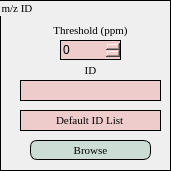
   <widget class="QGroupBox" name="uipanel1_2">
    <property name="geometry">
     <rect>
      <x>20</x>
      <y>760</y>
      <width>171</width>
      <height>171</height>
     </rect>
    </property>
    <property name="font">
     <font>
      <family>Times New Roman</family>
      <pointsize>8</pointsize>
      <weight>50</weight>
      <italic>false</italic>
      <bold>false</bold>
     </font>
    </property>
    <property name="styleSheet">
     <string notr="true">border: 1px solid black;</string>
    </property>
    <property name="title">
     <string>m/z ID</string>
    </property>
    <widget class="QLabel" name="text3_2">
     <property name="geometry">
      <rect>
       <x>30</x>
       <y>20</y>
       <width>121</width>
       <height>20</height>
      </rect>
     </property>
     <property name="font">
      <font>
       <family>Times New Roman</family>
       <pointsize>8</pointsize>
       <weight>50</weight>
       <italic>false</italic>
       <bold>false</bold>
      </font>
     </property>
     <property name="styleSheet">
      <string notr="true">border: None;background: transparent</string>
     </property>
     <property name="text">
      <string>Threshold (ppm)</string>
     </property>
     <property name="alignment">
      <set>Qt::AlignCenter</set>
     </property>
    </widget>
    <widget class="QLabel" name="text4_2">
     <property name="geometry">
      <rect>
       <x>30</x>
       <y>60</y>
       <width>121</width>
       <height>20</height>
      </rect>
     </property>
     <property name="font">
      <font>
       <family>Times New Roman</family>
       <pointsize>8</pointsize>
       <weight>50</weight>
       <italic>false</italic>
       <bold>false</bold>
      </font>
     </property>
     <property name="styleSheet">
      <string notr="true">border: None;background:transparent</string>
     </property>
     <property name="text">
      <string>ID</string>
     </property>
     <property name="alignment">
      <set>Qt::AlignCenter</set>
     </property>
    </widget>
    <widget class="QLineEdit" name="ID_Output_Box">
     <property name="geometry">
      <rect>
       <x>20</x>
       <y>80</y>
       <width>141</width>
       <height>21</height>
      </rect>
     </property>
     <property name="font">
      <font>
       <family>Times New Roman</family>
       <pointsize>8</pointsize>
       <weight>50</weight>
       <italic>false</italic>
       <bold>false</bold>
      </font>
     </property>
     <property name="styleSheet">
      <string notr="true">background-color: rgb(238, 204, 204);</string>
     </property>
     <property name="alignment">
      <set>Qt::AlignCenter</set>
     </property>
    </widget>
    <widget class="QPushButton" name="find_IDlist">
     <property name="geometry">
      <rect>
       <x>30</x>
       <y>140</y>
       <width>121</width>
       <height>20</height>
      </rect>
     </property>
     <property name="font">
      <font>
       <family>Times New Roman</family>
       <pointsize>8</pointsize>
       <weight>50</weight>
       <italic>false</italic>
       <bold>false</bold>
      </font>
     </property>
     <property name="styleSheet">
      <string notr="true">background-color: rgb(204, 221, 214);border-radius:7px;</string>
     </property>
     <property name="text">
      <string>Browse</string>
     </property>
    </widget>
    <widget class="QLineEdit" name="IDlist_name">
     <property name="geometry">
      <rect>
       <x>20</x>
       <y>110</y>
       <width>141</width>
       <height>21</height>
      </rect>
     </property>
     <property name="font">
      <font>
       <family>Times New Roman</family>
       <pointsize>8</pointsize>
       <weight>50</weight>
       <italic>false</italic>
       <bold>false</bold>
      </font>
     </property>
     <property name="styleSheet">
      <string notr="true">background-color: rgb(238, 204, 204);</string>
     </property>
     <property name="text">
      <string>Default ID List</string>
     </property>
     <property name="alignment">
      <set>Qt::AlignCenter</set>
     </property>
    </widget>
    <widget class="QSpinBox" name="pick_IDthreshold">
     <property name="geometry">
      <rect>
       <x>60</x>
       <y>40</y>
       <width>61</width>
       <height>20</height>
      </rect>
     </property>
     <property name="styleSheet">
      <string notr="true">background-color: rgb(238, 204, 204);</string>
     </property>
    </widget>
   </widget>
